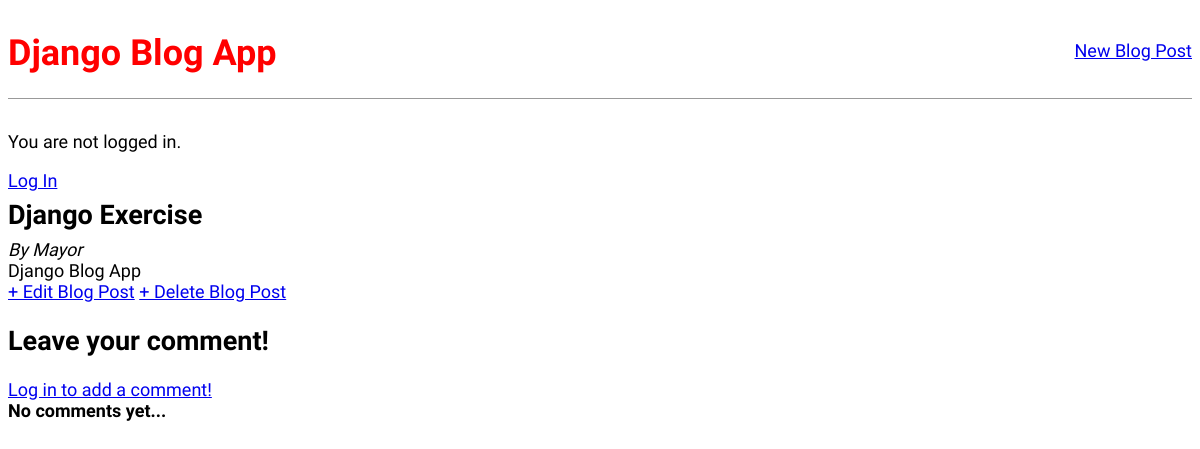
/post/2/, run on an earlier commit of the app's database.
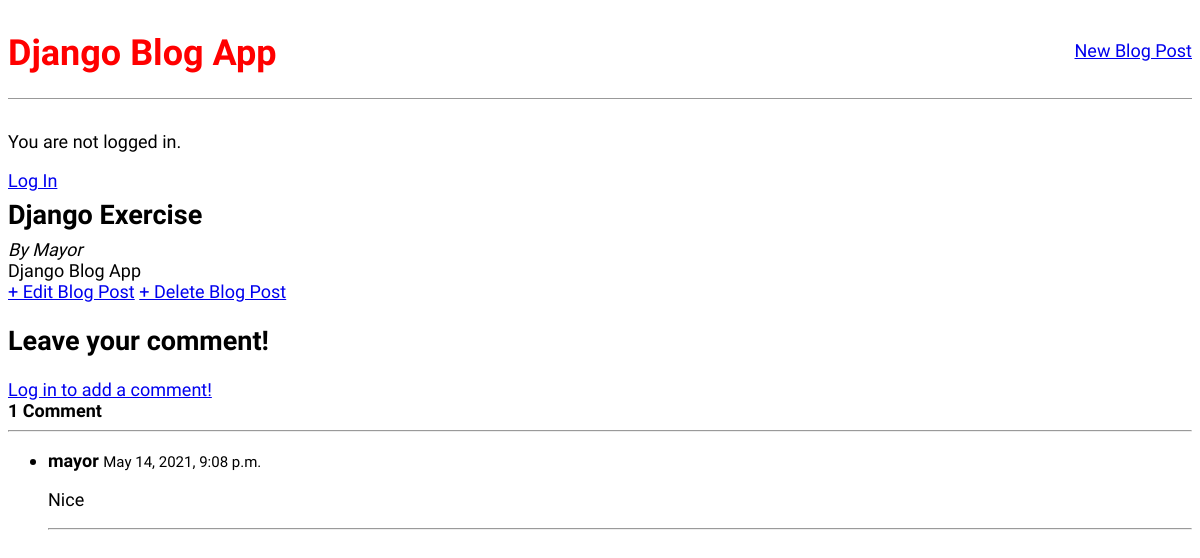
And on a later commit of the database.
### blogApp/models.py (models this page shows, shortened)
class Post(models.Model):
    title = models.CharField(max_length = 200)
    author = models.ForeignKey('auth.User', on_delete = models.CASCADE)
    body = models.TextField()
    @property
    def number_of_comments(self):
        return Comment.objects.filter(post=self).count()

class Comment(models.Model):
    post = models.ForeignKey(Post,on_delete=models.CASCADE,related_name='comments')
    comment = models.CharField(max_length=1000)
    created_on = models.DateTimeField(auto_now_add=True)
    active = models.BooleanField(default=False)
    author = models.ForeignKey('auth.User', on_delete=models.CASCADE)
    class Meta:
        ordering = ['created_on']

### blogApp/views.py (the view, shortened to what this page needs)
# urls.py: path('post/<int:pk>/' , BlogPostDetail.as_view(), name = 'post_detail'),
class BlogPostDetail(DetailView):
    model = Post
    template_name = 'post_detail.html'
    def get_context_data(self, **kwargs):
        data = super().get_context_data(**kwargs)
        comments_connected = Comment.objects.filter(
            post=self.get_object()).order_by('-created_on')
        data['comments'] = comments_connected
        if self.request.user.is_authenticated:
            data['comment_form'] = CommentForm(instance=self.request.user)
        return data

### templates/post_detail.html (shortened to what this page needs)
{% extends 'base.html' %} {% block content %} {% load crispy_forms_tags %}
<div class="post-entry">
    <h2>{{post.title}}
    </h2>
    <p>
        <i>By {{post.author}}</i>
    </p>
    <p>
        {{ post.body }}
    </p>
</div>
<a href="{% url 'post_edit' post.pk %}">+ Edit Blog Post</a>
<a href="{% url 'post_delete' post.pk %}">+ Delete Blog Post</a>
<h2>Leave your comment!</h2>
<div id="comments_section">
    {% if user.is_authenticated %}
    <form method="POST">
        {% csrf_token %}
        <div class="form-group">
            {{ comment_form }}
            <button class="btn btn-info" type="submit">Add comment <i class="fas fa-comments"></i></button>
        </div>
    </form>
    {% else %}
    <a class="btn btn-outline-info" href="{% url 'login' %}?next={{request.path}}">Log in to add a comment!</a><br> {% endif %} {% if comments %}
    <strong class="text-secondary">{{ object.number_of_comments }} Comment{{ object.number_of_comments|pluralize }}</strong>
    <hr>
    <ul>
        {% for comment in comments %}
        <li>
            <div>
                <span>
	      <strong class="text-info">{{ comment.author }} </strong>
	      <small class="text-muted">{{ comment.created_on }}</small>
          <p>{{ comment.comment }}</p>
        <hr>
	    </span>
            </div>
        </li>
        {% endfor %}
    </ul>
    {% else %}
    <strong class="text-secondary">No comments yet...</strong> {% endif %}
</div>
{% endblock %}

What changed in the data, as far as the page shows it:
shown differently, row unchanged: Post "Django Exercise": number_of_comments (not shown) → "1"
added Comment: author "mayor", created_on "May 14, 2021, 9:08 p.m.", comment "Nice"
Also different on the page:
text no longer shown: "No comments yet..."
text now shown: "Comment"
